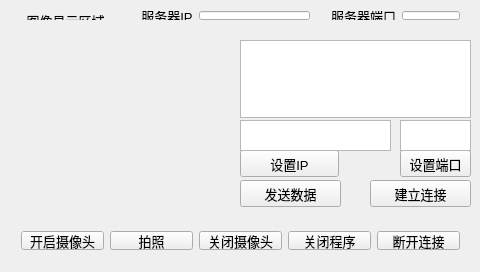
<?xml version="1.0" encoding="UTF-8"?>
<ui version="4.0">
 <class>Widget</class>
 <widget class="QWidget" name="Widget">
  <property name="geometry">
   <rect>
    <x>0</x>
    <y>0</y>
    <width>480</width>
    <height>272</height>
   </rect>
  </property>
  <property name="windowTitle">
   <string>Widget</string>
  </property>
  <widget class="QWidget" name="horizontalLayoutWidget">
   <property name="geometry">
    <rect>
     <x>0</x>
     <y>0</y>
     <width>131</width>
     <height>31</height>
    </rect>
   </property>
   <layout class="QHBoxLayout" name="horizontalLayout">
    <item>
     <widget class="QLabel" name="camerashowstatu">
      <property name="font">
       <font>
        <family>Ubuntu</family>
        <pointsize>10</pointsize>
       </font>
      </property>
      <property name="focusPolicy">
       <enum>Qt::StrongFocus</enum>
      </property>
      <property name="text">
       <string>图像显示区域</string>
      </property>
      <property name="textFormat">
       <enum>Qt::AutoText</enum>
      </property>
      <property name="alignment">
       <set>Qt::AlignCenter</set>
      </property>
     </widget>
    </item>
   </layout>
  </widget>
  <widget class="QWidget" name="horizontalLayoutWidget_2">
   <property name="geometry">
    <rect>
     <x>0</x>
     <y>30</y>
     <width>231</width>
     <height>181</height>
    </rect>
   </property>
   <layout class="QHBoxLayout" name="horizontalLayout_2">
    <property name="leftMargin">
     <number>0</number>
    </property>
    <property name="rightMargin">
     <number>0</number>
    </property>
    <item>
     <widget class="QLabel" name="cameralabel">
      <property name="enabled">
       <bool>true</bool>
      </property>
      <property name="text">
       <string/>
      </property>
     </widget>
    </item>
   </layout>
  </widget>
  <widget class="QWidget" name="horizontalLayoutWidget_3">
   <property name="geometry">
    <rect>
     <x>10</x>
     <y>220</y>
     <width>461</width>
     <height>41</height>
    </rect>
   </property>
   <layout class="QHBoxLayout" name="horizontalLayout_3">
    <item>
     <widget class="QPushButton" name="openCamBtn">
      <property name="font">
       <font>
        <pointsize>10</pointsize>
       </font>
      </property>
      <property name="text">
       <string>开启摄像头</string>
      </property>
     </widget>
    </item>
    <item>
     <widget class="QPushButton" name="photoBtn">
      <property name="font">
       <font>
        <pointsize>10</pointsize>
       </font>
      </property>
      <property name="text">
       <string>拍照</string>
      </property>
     </widget>
    </item>
    <item>
     <widget class="QPushButton" name="closecamBtn">
      <property name="font">
       <font>
        <pointsize>10</pointsize>
       </font>
      </property>
      <property name="text">
       <string>关闭摄像头</string>
      </property>
     </widget>
    </item>
    <item>
     <widget class="QPushButton" name="closeBtn">
      <property name="font">
       <font>
        <pointsize>10</pointsize>
       </font>
      </property>
      <property name="text">
       <string>关闭程序</string>
      </property>
     </widget>
    </item>
    <item>
     <widget class="QPushButton" name="disconnBtn">
      <property name="font">
       <font>
        <pointsize>10</pointsize>
       </font>
      </property>
      <property name="text">
       <string>断开连接</string>
      </property>
     </widget>
    </item>
   </layout>
  </widget>
  <widget class="QTextEdit" name="textEdit">
   <property name="geometry">
    <rect>
     <x>240</x>
     <y>40</y>
     <width>231</width>
     <height>78</height>
    </rect>
   </property>
  </widget>
  <widget class="QPushButton" name="SetIPBtn">
   <property name="geometry">
    <rect>
     <x>240</x>
     <y>150</y>
     <width>99</width>
     <height>27</height>
    </rect>
   </property>
   <property name="font">
    <font>
     <pointsize>10</pointsize>
    </font>
   </property>
   <property name="text">
    <string>设置IP</string>
   </property>
  </widget>
  <widget class="QPushButton" name="SetPortBtn">
   <property name="geometry">
    <rect>
     <x>400</x>
     <y>150</y>
     <width>71</width>
     <height>27</height>
    </rect>
   </property>
   <property name="font">
    <font>
     <pointsize>10</pointsize>
    </font>
   </property>
   <property name="text">
    <string>设置端口</string>
   </property>
  </widget>
  <widget class="QPushButton" name="sendBtn">
   <property name="geometry">
    <rect>
     <x>240</x>
     <y>180</y>
     <width>101</width>
     <height>27</height>
    </rect>
   </property>
   <property name="font">
    <font>
     <pointsize>10</pointsize>
    </font>
   </property>
   <property name="text">
    <string>发送数据</string>
   </property>
  </widget>
  <widget class="QWidget" name="layoutWidget">
   <property name="geometry">
    <rect>
     <x>130</x>
     <y>0</y>
     <width>191</width>
     <height>31</height>
    </rect>
   </property>
   <layout class="QFormLayout" name="formLayout">
    <item row="0" column="0">
     <widget class="QLabel" name="ServerIPlabel">
      <property name="font">
       <font>
        <pointsize>10</pointsize>
       </font>
      </property>
      <property name="text">
       <string>服务器IP</string>
      </property>
      <property name="alignment">
       <set>Qt::AlignCenter</set>
      </property>
     </widget>
    </item>
    <item row="0" column="1">
     <widget class="QLineEdit" name="ServerIPlineEdit"/>
    </item>
   </layout>
  </widget>
  <widget class="QWidget" name="layoutWidget">
   <property name="geometry">
    <rect>
     <x>320</x>
     <y>0</y>
     <width>151</width>
     <height>31</height>
    </rect>
   </property>
   <layout class="QFormLayout" name="formLayout_2">
    <item row="0" column="0">
     <widget class="QLabel" name="ServerPortlabel">
      <property name="font">
       <font>
        <pointsize>10</pointsize>
       </font>
      </property>
      <property name="text">
       <string>服务器端口</string>
      </property>
     </widget>
    </item>
    <item row="0" column="1">
     <widget class="QLineEdit" name="ServerPortlineEdit"/>
    </item>
   </layout>
  </widget>
  <widget class="QTextEdit" name="SetIPtextEdit">
   <property name="geometry">
    <rect>
     <x>240</x>
     <y>120</y>
     <width>151</width>
     <height>31</height>
    </rect>
   </property>
  </widget>
  <widget class="QTextEdit" name="SetPorttextEdit">
   <property name="geometry">
    <rect>
     <x>400</x>
     <y>120</y>
     <width>71</width>
     <height>31</height>
    </rect>
   </property>
  </widget>
  <widget class="QPushButton" name="connBtn">
   <property name="geometry">
    <rect>
     <x>370</x>
     <y>180</y>
     <width>101</width>
     <height>27</height>
    </rect>
   </property>
   <property name="font">
    <font>
     <pointsize>10</pointsize>
    </font>
   </property>
   <property name="text">
    <string>建立连接</string>
   </property>
  </widget>
 </widget>
 <layoutdefault spacing="6" margin="11"/>
 <resources/>
 <connections/>
</ui>
